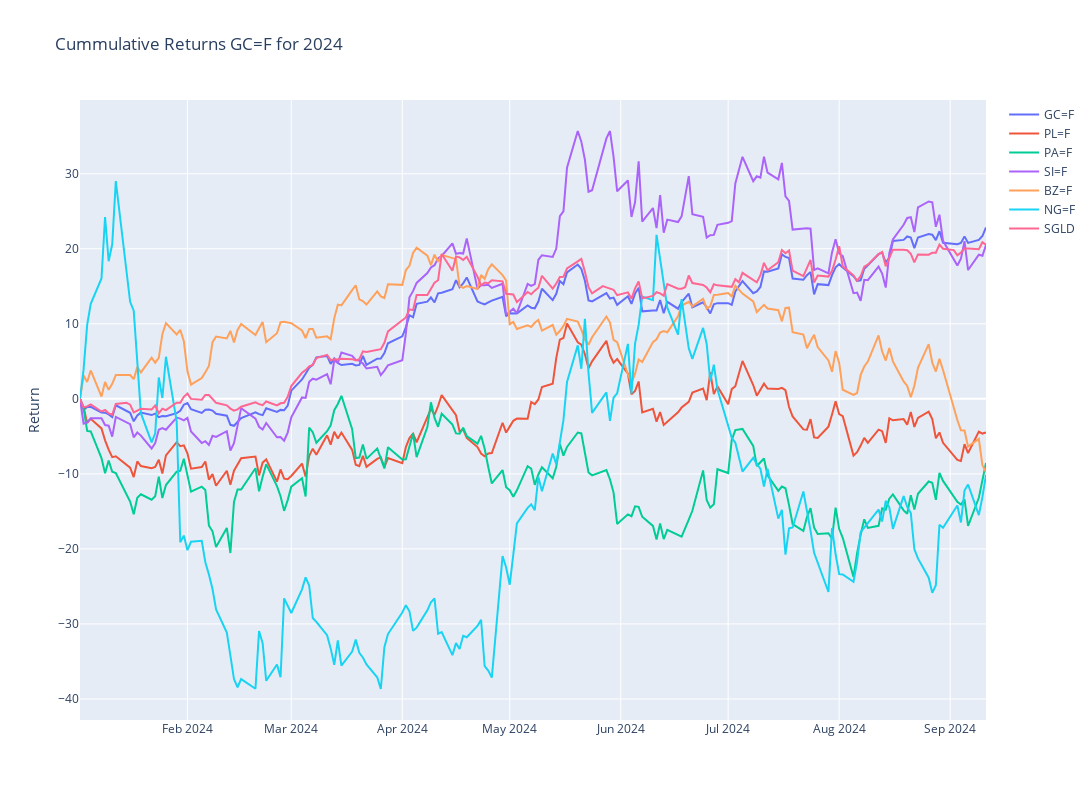

Notebook code for this chart:
### Code cell
# Plotly
fig = make_subplots()

# Graph (1,1)
# Loop all stock files and get cummulative return for year
for stock in tqdm(index_list):
    f = os.path.join("../input", stock)
    df = pd.read_csv(f+".csv",index_col="Date",parse_dates=True)
    df['Cummulative_Return'] = cumulative_return(df["Adj Close"].loc[year])
    fig.add_trace(go.Scatter(x=df['Cummulative_Return'].loc[year].index,y=df['Cummulative_Return'].loc[year],mode="lines",name=stock.split('.')[0]),row=1,col=1)

# Update xaxis properties
fig.update_yaxes(title_text="Return", row=1, col=1)

fig.update_layout(height=800, width=1300,showlegend=True,title=f"Cummulative Returns {ticker} for {year}")

fig.show()

### Figure 1 — Plotly figure (JSON) as saved in the notebook; plotly's stock layout.template omitted (floating-point values rounded to 4 significant figures; data arrays with more than 128 entries replaced by an {"elided": "..."} marker saying what was removed)
{"data": [{"mode": "lines", "name": "GC=F", "type": "scatter", "x": {"elided": "175 str values"}, "xaxis": "x", "y": {"elided": "175 float values"}, "yaxis": "y"}, {"mode": "lines", "name": "PL=F", "type": "scatter", "x": {"elided": "175 str values"}, "xaxis": "x", "y": {"elided": "175 float values"}, "yaxis": "y"}, {"mode": "lines", "name": "PA=F", "type": "scatter", "x": {"elided": "175 str values"}, "xaxis": "x", "y": {"elided": "175 float values"}, "yaxis": "y"}, {"mode": "lines", "name": "SI=F", "type": "scatter", "x": {"elided": "175 str values"}, "xaxis": "x", "y": {"elided": "175 float values"}, "yaxis": "y"}, {"mode": "lines", "name": "BZ=F", "type": "scatter", "x": {"elided": "175 str values"}, "xaxis": "x", "y": {"elided": "175 float values"}, "yaxis": "y"}, {"mode": "lines", "name": "NG=F", "type": "scatter", "x": {"elided": "175 str values"}, "xaxis": "x", "y": {"elided": "175 float values"}, "yaxis": "y"}, {"mode": "lines", "name": "SGLD", "type": "scatter", "x": {"elided": "178 str values"}, "xaxis": "x", "y": {"elided": "178 float values"}, "yaxis": "y"}], "layout": {"height": 800, "showlegend": true, "title": {"text": "Cummulative Returns GC=F for 2024"}, "width": 1300, "xaxis": {"anchor": "y", "domain": [0, 1]}, "yaxis": {"anchor": "x", "domain": [0, 1], "title": {"text": "Return"}}}}
